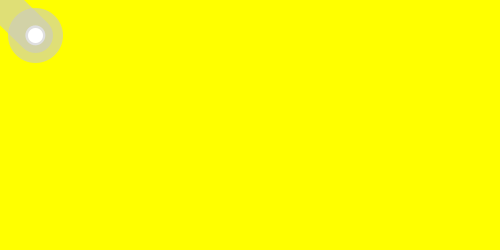
Frame 1 (no input)
Frame 60 (the mouse pressed at the canvas centre just before this capture): identical to frame 1, image omitted
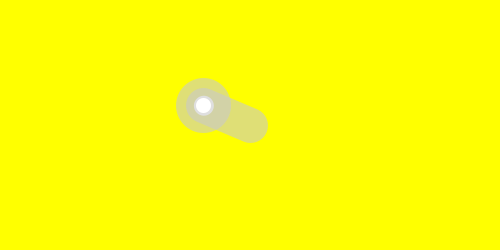
Frame 120 (the mouse held since frame 60 and released just before this capture)

The Processing sketch that drew these frames (run headless with seeded random() and noise(); from frame 60 on, the mouse is pressed at the canvas centre):

// Processing sketch: processing_107747
// ── processing_107747.pde

float x = 100;
float y = 100;
float angle1 = 0.0;
float segLength = 50;

void setup() {
  size(500, 250);
  strokeWeight(35.0);
  stroke(200, 150);
}

void draw() {
  background(1000, 1000, 0000, 1000);
  
  float dx = mouseX - x;
  float dy = mouseY - y;
  angle1 = atan2(dy, dx);  
  x = mouseX - (cos(angle1) * segLength);
  y = mouseY - (sin(angle1) * segLength);
 
  segment(x, y, angle1); 
  ellipse(x, y, 20, 20);
}

void segment(float x, float y, float a) {
  pushMatrix();
  translate(x, y);
  rotate(a);
  line(0, 0, segLength, 0);
  popMatrix();
}
